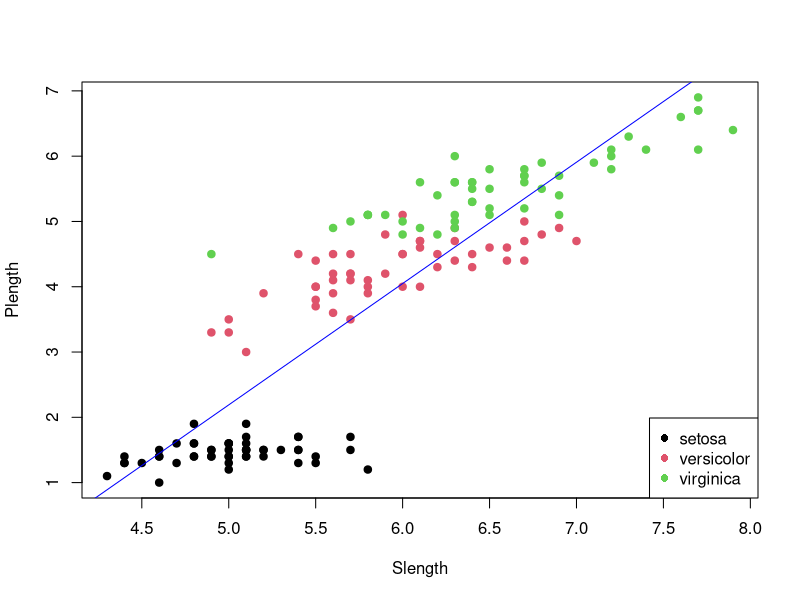
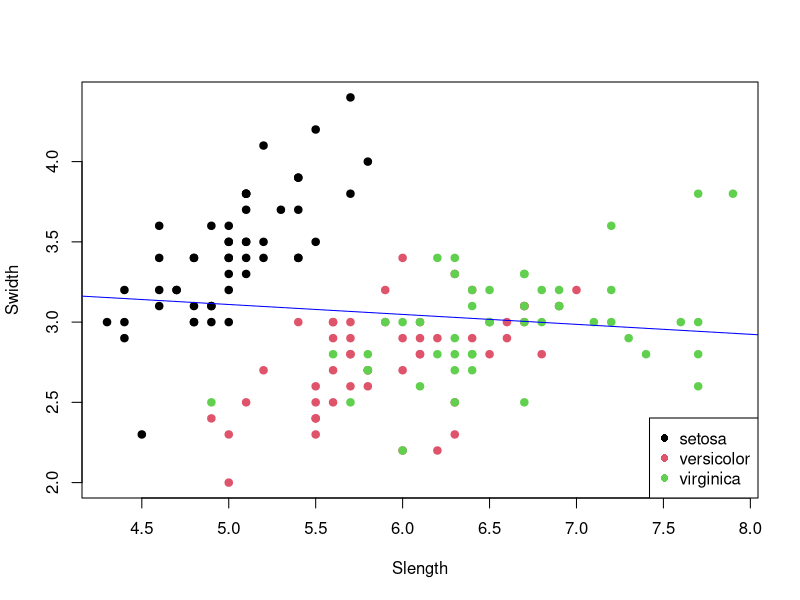
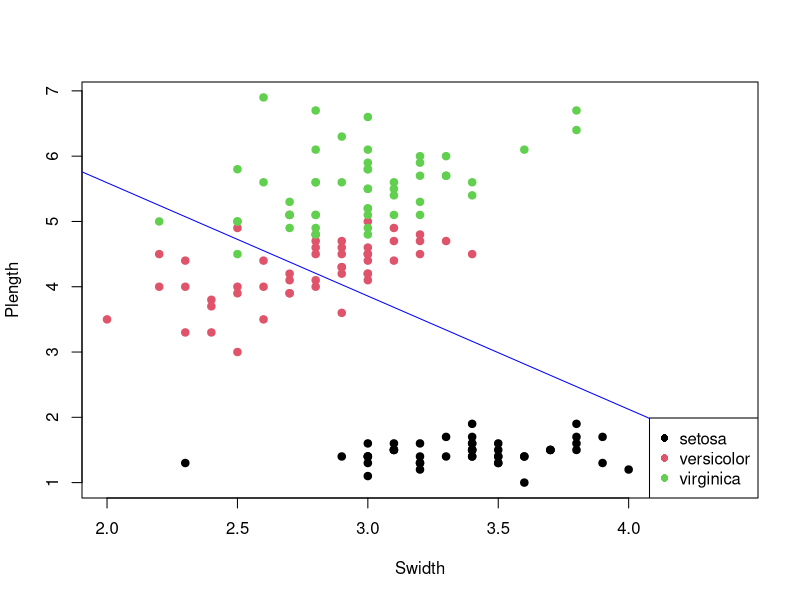
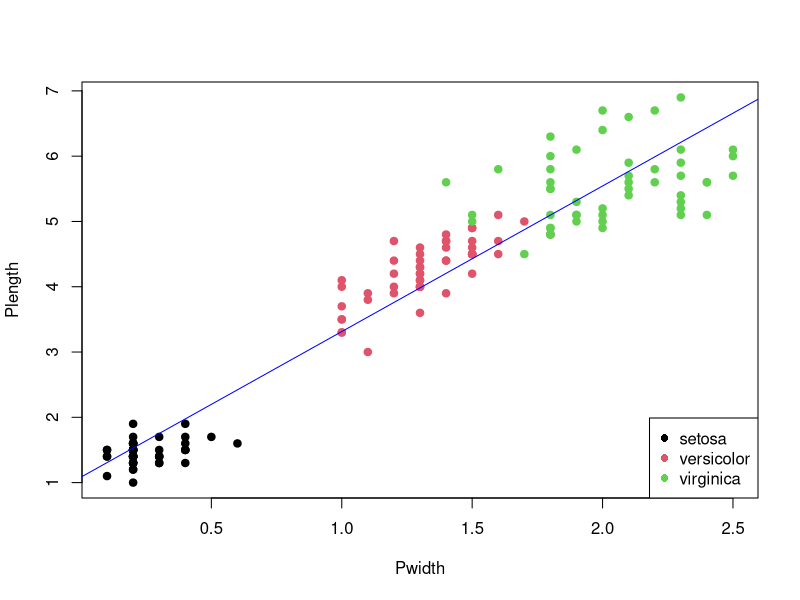
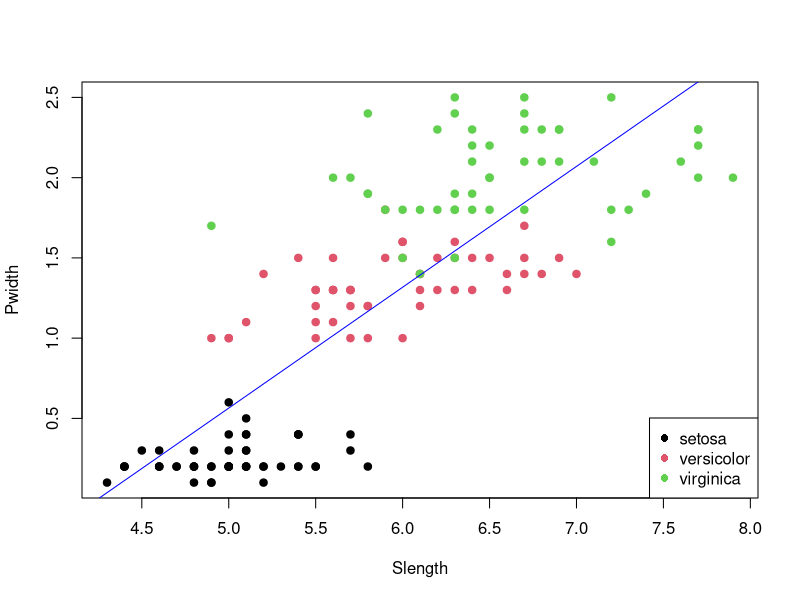
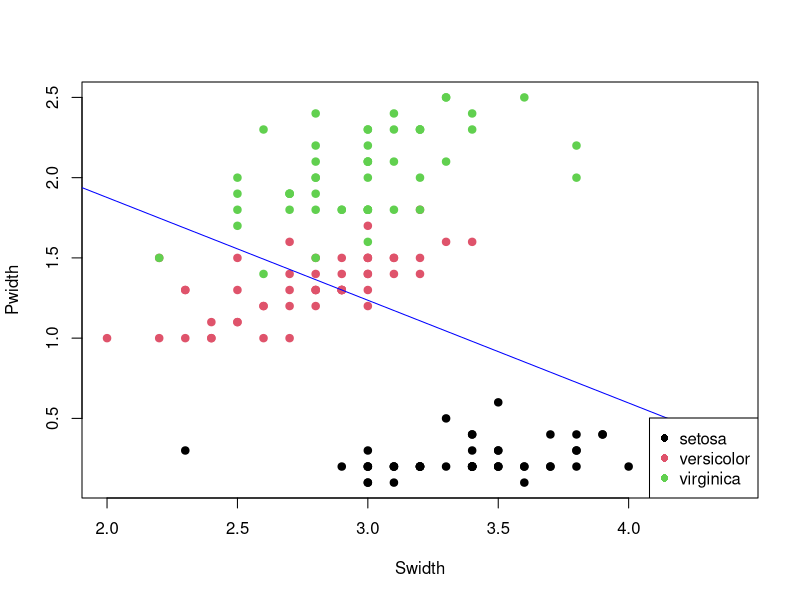

The R source for these figures, in order: (Note: this script raises an error after producing the figures.)
# setwd("C:/Users/frase/Documents/Rclass")

Slength <- iris$Sepal.Length	#rename the column headers
Swidth <- iris$Sepal.Width
Plength <- iris$Petal.Length
Pwidth <- iris$Petal.Width
Species <- iris$Species

plot(Slength, Plength, pch=19, col=iris$Species)
lm(Plength~Slength) #save regression line (y~x)
lengths.lm <- lm(Plength~Slength)
abline(lengths.lm, col="blue")
legend("bottomright", legend=levels(iris$Species), col= c(1,2,3), pch=16)

plot(Slength, Swidth, pch=19, col=iris$Species)
lm(Swidth~Slength) #save regression line (y~x)
Sepal.lm <- lm(Swidth~Slength)
abline(Sepal.lm, col="blue")
legend("bottomright", legend=levels(iris$Species), col= c(1,2,3), pch=16)

plot(Swidth, Plength, pch=19, col=iris$Species)
lm(Plength~Swidth) #save regression line (y~x)
PlenSwid.lm <- lm(Plength~Swidth)
abline(PlenSwid.lm, col="blue")
legend("bottomright", legend=levels(iris$Species), col= c(1,2,3), pch=16)

plot(Pwidth, Plength, pch=19, col=iris$Species)
lm(Plength~Pwidth) #save regression line (y~x)
Petal.lm <- lm(Plength~Pwidth)
abline(Petal.lm, col="blue")
legend("bottomright", legend=levels(iris$Species), col= c(1,2,3), pch=16)

plot(Slength, Pwidth, pch=19, col=iris$Species)
lm(Pwidth~Slength) #save regression line (y~x)
SlenPwid.lm <- lm(Pwidth~Slength)
abline(SlenPwid.lm, col="blue")
legend("bottomright", legend=levels(iris$Species), col= c(1,2,3), pch=16)

plot(Swidth, Pwidth, pch=19, col=iris$Species)
lm(Pwidth~Swidth) #save regression line (y~x)
widths.lm <- lm(Pwidth~Swidth)
abline(widths.lm, col="blue")
legend("bottomright", legend=levels(iris$Species), col= c(1,2,3), pch=16)


d
